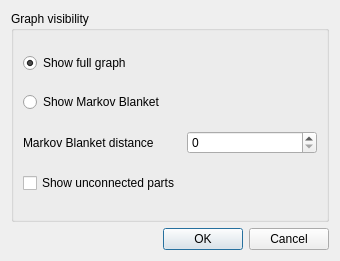
<?xml version="1.0" encoding="UTF-8"?>
<ui version="4.0">
 <class>GraphViewOptionsDialog</class>
 <widget class="QDialog" name="GraphViewOptionsDialog">
  <property name="geometry">
   <rect>
    <x>0</x>
    <y>0</y>
    <width>340</width>
    <height>261</height>
   </rect>
  </property>
  <property name="windowTitle">
   <string>Dialog</string>
  </property>
  <layout class="QGridLayout" name="gridLayout">
   <item row="0" column="0">
    <widget class="QGroupBox" name="groupBox">
     <property name="title">
      <string>Graph visibility</string>
     </property>
     <layout class="QGridLayout" name="gridLayout_2">
      <item row="0" column="0" colspan="2">
       <widget class="QRadioButton" name="radioButtonShowFullGraph">
        <property name="text">
         <string>Show full graph</string>
        </property>
        <property name="checked">
         <bool>true</bool>
        </property>
       </widget>
      </item>
      <item row="1" column="0" colspan="2">
       <widget class="QRadioButton" name="radioButtonShowMB">
        <property name="text">
         <string>Show Markov Blanket</string>
        </property>
       </widget>
      </item>
      <item row="2" column="0">
       <widget class="QLabel" name="label">
        <property name="text">
         <string>Markov Blanket distance</string>
        </property>
       </widget>
      </item>
      <item row="2" column="1">
       <widget class="QSpinBox" name="spinBoxMBDistance"/>
      </item>
      <item row="3" column="0">
       <widget class="QCheckBox" name="checkBoxShowUnconnectedNodes">
        <property name="text">
         <string>Show unconnected parts</string>
        </property>
       </widget>
      </item>
     </layout>
    </widget>
   </item>
   <item row="1" column="0">
    <widget class="QDialogButtonBox" name="buttonBox">
     <property name="orientation">
      <enum>Qt::Horizontal</enum>
     </property>
     <property name="standardButtons">
      <set>QDialogButtonBox::Cancel|QDialogButtonBox::Ok</set>
     </property>
    </widget>
   </item>
  </layout>
 </widget>
 <resources/>
 <connections>
  <connection>
   <sender>buttonBox</sender>
   <signal>accepted()</signal>
   <receiver>GraphViewOptionsDialog</receiver>
   <slot>accept()</slot>
   <hints>
    <hint type="sourcelabel">
     <x>248</x>
     <y>254</y>
    </hint>
    <hint type="destinationlabel">
     <x>157</x>
     <y>274</y>
    </hint>
   </hints>
  </connection>
  <connection>
   <sender>buttonBox</sender>
   <signal>rejected()</signal>
   <receiver>GraphViewOptionsDialog</receiver>
   <slot>reject()</slot>
   <hints>
    <hint type="sourcelabel">
     <x>316</x>
     <y>260</y>
    </hint>
    <hint type="destinationlabel">
     <x>286</x>
     <y>274</y>
    </hint>
   </hints>
  </connection>
 </connections>
</ui>
